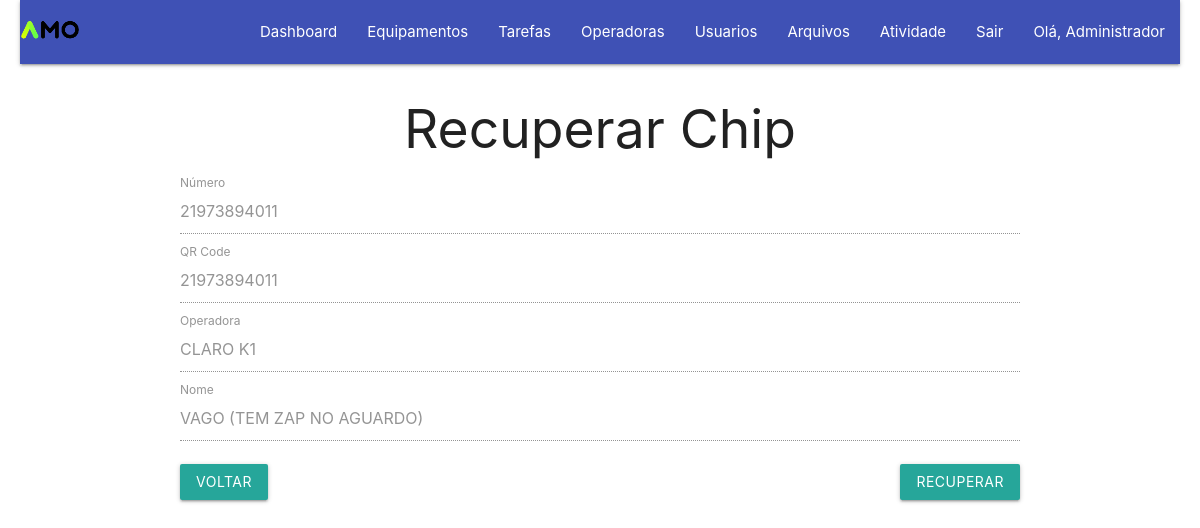
Page /recuperar_chips.php?id=2 (signed in) on the committed database.
### tables this page shows
CREATE TABLE `chips_arquivados` (
  `id` int(11) NOT NULL,
  `numero` varchar(20) NOT NULL,
  `qrcode` varchar(100) NOT NULL,
  `operadora` varchar(50) NOT NULL,
  `nome` varchar(50) NOT NULL,
  `data_arquivamento` timestamp NOT NULL DEFAULT current_timestamp()
);

### recuperar_chips.php (the view, shortened to what this page needs)
<?php
    require_once("db/conexao.php");
    if (isset($_GET["id"])) {
        $chipId = $_GET["id"];
        $sql = "SELECT * FROM chips_arquivados WHERE id = $chipId";
        $result = mysqli_query($con, $sql);
        $chip = mysqli_fetch_assoc($result);
    } else {
        header("Location: chips_arquivados.php");
        exit();
    }
?>
<!DOCTYPE html>
<html lang="pt-BR">
<head>
    <link rel="stylesheet" href="https://cdnjs.cloudflare.com/ajax/libs/materialize/1.0.0/css/materialize.min.css">
</head>
<body>
    <?php require_once("header.php"); ?>
    <div class="container">
        <h2 class="center-align">Recuperar Chip</h2>
        <form action="recuperar_chips.php?id=<?= $chip['id'] ?>" method="post">
            <div class="input-field">
                <input type="text" name="numero" id="numero" value="<?= $chip['numero'] ?>" disabled>
                <label for="numero">Número</label>
            </div>
            <div class="input-field">
                <input type="text" name="qrcode" id="qrcode" value="<?= $chip['qrcode'] ?>" disabled>
                <label for="qrcode">QR Code</label>
            </div>
            <div class="input-field">
                <input type="text" name="operadora" id="operadora" value="<?= $chip['operadora'] ?>" disabled>
                <label for="operadora">Operadora</label>
            </div>
            <div class="input-field">
                <input type="text" name="nome" id="nome" value="<?= $chip['nome'] ?>" disabled>
                <label for="nome">Nome</label>
            </div>
            <div class="actions">
                <a href="chips_arquivados.php" class="btn waves-effect waves-light">Voltar</a>
                <button class="btn waves-effect waves-light" type="submit">Recuperar</button>
            </div>
        </form>
    </div>
</body>
</html>

### recuperar_chips.php (style rules this page uses)
body { display: flex; flex-direction: column; min-height: 100vh; margin: 0; padding: 0; }
.container { width: 800px; margin-top: 20px; }
form { margin-top: 2rem; }
.input-field label { color: #26a69a; }
.btn { background-color: #26a69a; }
.actions { display: flex; justify-content: space-between; }

### rows in the picture
chips_arquivados: numero "21973894011", qrcode "21973894011", operadora "CLARO K1", nome "VAGO (TEM ZAP NO AGUARDO)"

### other values in the picture
$_SESSION['nome'] "Administrador"
